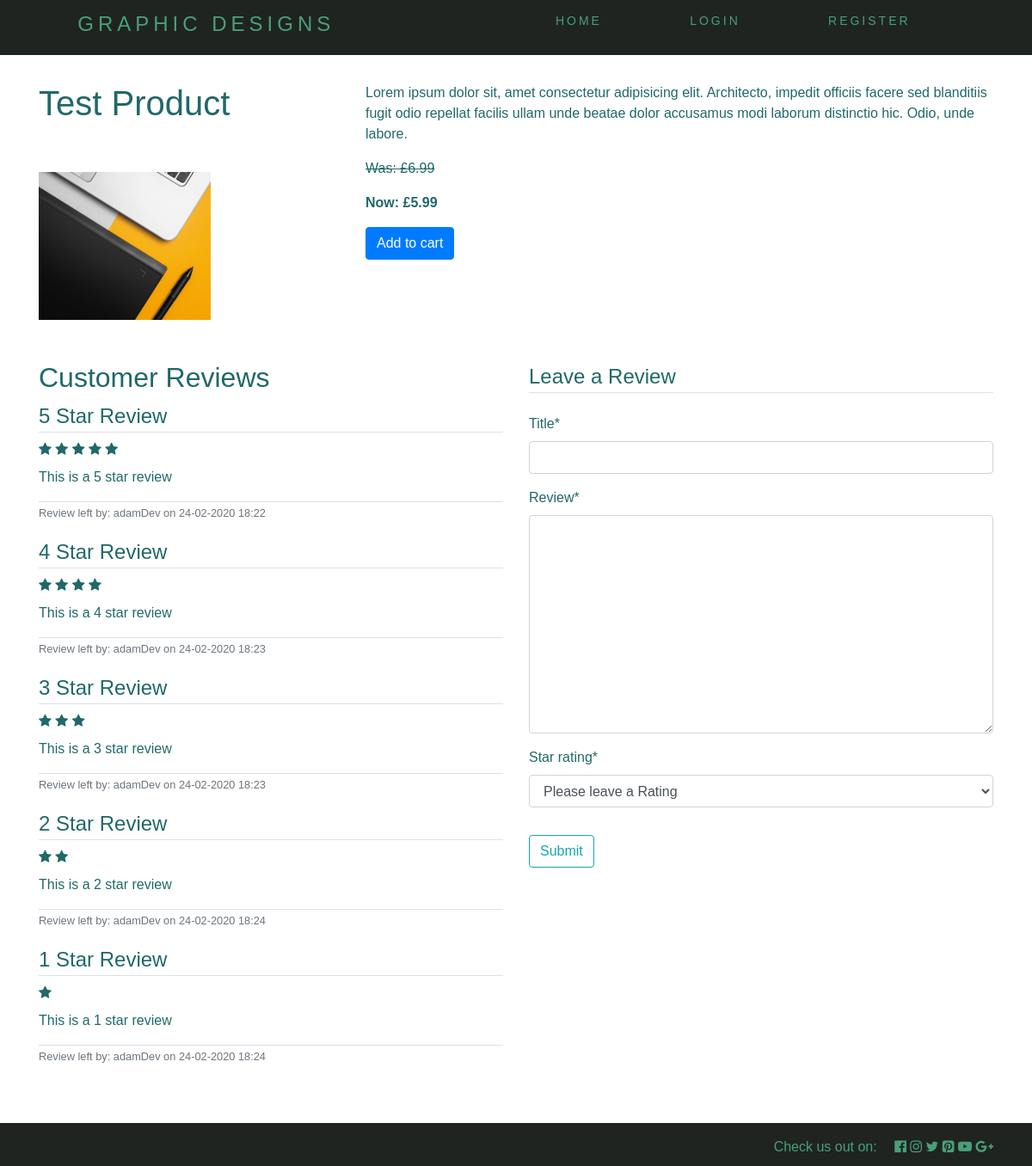
Page /product/test-product1/ on the committed database.
### users/models.py (models this page shows, shortened)
class Item(models.Model):
    title = models.CharField(max_length=100)
    price = models.FloatField()
    discount_price = models.FloatField(blank=True, null=True)
    size = models.CharField(choices=SIZE_CHOICES, default='S', max_length=2)
    image = models.ImageField(default='default.jpg', upload_to='product_pics')
    slug = models.SlugField()
    description = models.TextField(default='This is a test description, please update')
    def get_add_to_cart_url(self):
        return reverse('core:add-to-cart', kwargs={
            'slug': self.slug
        })

### graphic_designs/models.py (models this page shows, shortened)
class Review(models.Model):
    title = models.CharField(max_length=100)
    content = models.TextField()
    date_posted = models.DateTimeField(default=timezone.now)
    author = models.ForeignKey(User, on_delete=models.CASCADE)
    star_rating = models.CharField(max_length=1)
    item = models.ForeignKey(Item, on_delete=models.CASCADE, default='')

### graphic_designs/views.py (the view)
# urls.py: path('product/<slug>/', views.product, name='product'),
def product(request, slug):
    item = get_object_or_404(Item, slug=slug)
    review = Review.objects.all()
    form = ReviewForm()
    context = {
        'form': form,
        'item': item,
        'review': review
    }
    return render(request, "app/product.html", context)

### graphic_designs/forms.py
class ReviewForm(forms.Form):
    title = forms.CharField()
    review = forms.CharField(widget=forms.Textarea)
    star_rating = forms.ChoiceField(choices=STAR_CHOICES)

### graphic_designs/templates/app/product.html (shortened to what this page needs)
{% extends 'app/base.html' %}
{% load crispy_forms_tags %}
{% block body %}
    <div class="col-md-4 mt-5">
        <h1>{{ item.title }}</h1>
        <img class="mt-5" src="{{ item.image.url }}" alt="">
    </div>
    <div class="col-md-8 mb mt-5">
        <p>
            Lorem ipsum dolor sit, amet consectetur adipisicing elit. Architecto,
            impedit officiis facere sed blanditiis fugit odio repellat facilis ullam
            unde beatae dolor accusamus modi laborum distinctio hic. Odio, unde labore.
        </p>
        {% if item.discount_price %}
            <p><s>Was: £{{ item.price }}</s></p>
            <p><strong>Now: £{{ item.discount_price }}</strong></p>
        {% else %}
            <p>£{{ item.price }}</p>
        {% endif %}
        <a class="btn btn-primary mb-5" href="{{ item.get_add_to_cart_url }}">Add to cart</a>
    </div>
    <div class="col-md-6 mt-5">
        <h2>Customer Reviews</h2>
        {% for comment in review %}
            <legend class="border-bottom mb-2">{{ comment.title }}</legend>
            <div class="star-rating mt-2 mb-2">
                {% if comment.star_rating == '5' %}
                    <i class="fa fa-star" aria-hidden="true"></i>
                    <i class="fa fa-star" aria-hidden="true"></i>
                    <i class="fa fa-star" aria-hidden="true"></i>
                    <i class="fa fa-star" aria-hidden="true"></i>
                    <i class="fa fa-star" aria-hidden="true"></i>
                {% elif comment.star_rating == '4' %}
                    <i class="fa fa-star" aria-hidden="true"></i>
                    <i class="fa fa-star" aria-hidden="true"></i>
                    <i class="fa fa-star" aria-hidden="true"></i>
                    <i class="fa fa-star" aria-hidden="true"></i>
                {% elif comment.star_rating == '3' %}
                    <i class="fa fa-star" aria-hidden="true"></i>
                    <i class="fa fa-star" aria-hidden="true"></i>
                    <i class="fa fa-star" aria-hidden="true"></i>
                {% elif comment.star_rating == '2' %}
                    <i class="fa fa-star" aria-hidden="true"></i>
                    <i class="fa fa-star" aria-hidden="true"></i>
                {% else %}
                    <i class="fa fa-star" aria-hidden="true"></i>
                {% endif %}
            </div>
            <p>{{ comment.content }}</p>
            <div class="border-top pt3 mb-3">
                <small class="text-muted">
                    Review left by: {{ comment.author }} on {{ comment.date_posted|date:'d-m-Y H:i' }}
                </small>
            </div>
        {% endfor %}
    </div>
    <div class="col-md-6 mt-5">
        <form method="POST">
            <fieldset class="form-group">
                <legend class="border-bottom mb-4">Leave a Review</legend>
                {{ form|crispy }}
            </fieldset>
            <div class="form-group">
                <button class="btn btn-outline-info" type="submit">Submit</button>
            </div>
        </form>
    </div>
{% endblock %}

### graphic_designs/static/css/style.css (style rules this page uses)
* { margin: 0; padding: 0; box-sizing: border-box; }
body { background: #ffffff; color: #216869; font-family: 'Poppins', sans-serif; margin-bottom: 100px; }

### rows in the picture
Item: title "Test Product", image (picture), price "6.99", discount_price "5.99"
Review: title "5 Star Review", star_rating "5" (drawn), content "This is a 5 star review", author "adamDev", date_posted "24-02-2020 18:22"
Review: title "4 Star Review", star_rating "4" (drawn), content "This is a 4 star review", author "adamDev", date_posted "24-02-2020 18:23"
Review: title "3 Star Review", star_rating "3" (drawn), content "This is a 3 star review", author "adamDev", date_posted "24-02-2020 18:23"
Review: title "2 Star Review", star_rating "2" (drawn), content "This is a 2 star review", author "adamDev", date_posted "24-02-2020 18:24"
Review: title "1 Star Review", content "This is a 1 star review", author "adamDev", date_posted "24-02-2020 18:24"
